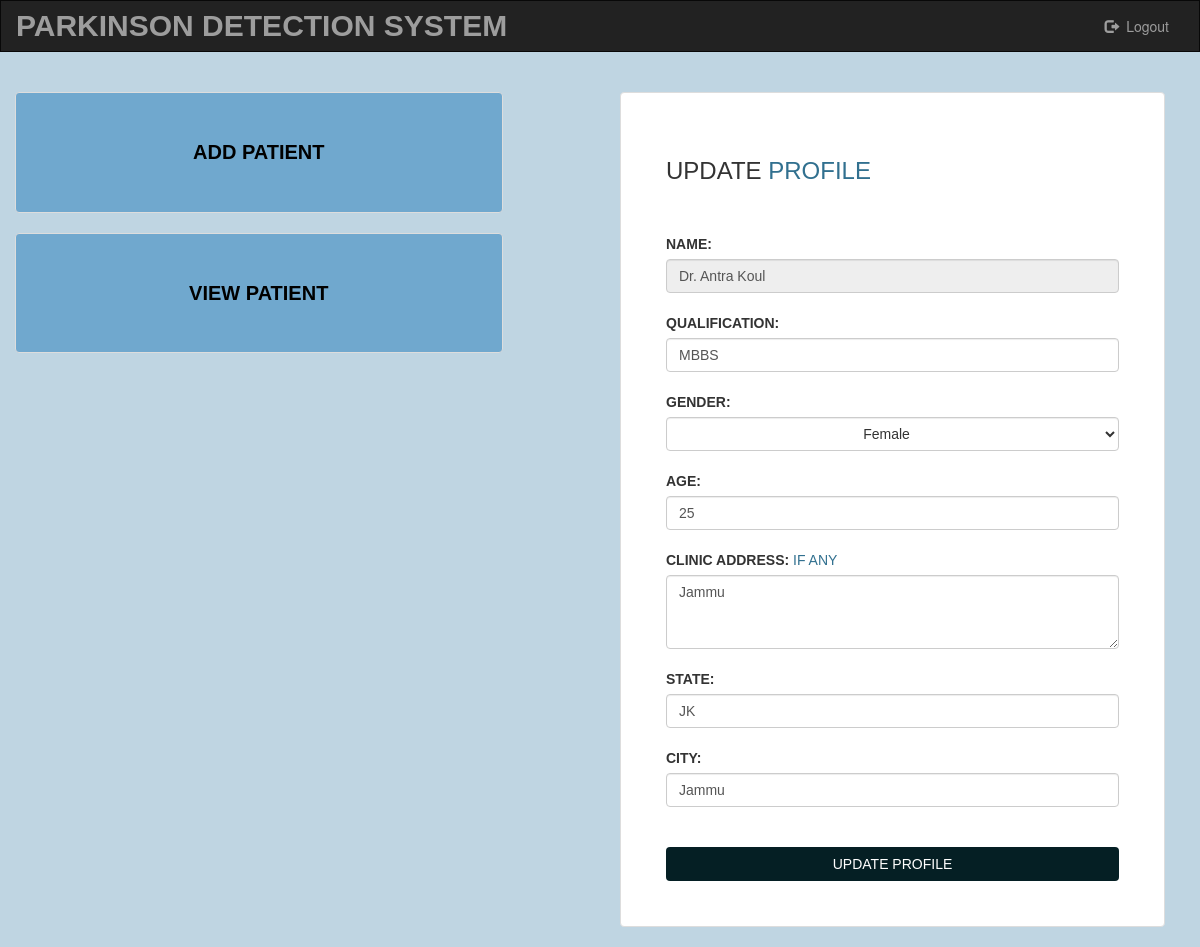
Page /account/doctor-account (signed in) on the committed database.
### account/models.py (models this page shows, shortened)
class DoctorProfileModel(models.Model):
    user = models.OneToOneField(User, on_delete=models.CASCADE)
    name = models.CharField(max_length=100, error_messages={'required': 'Please Enter your name'}, default='Dr. ')
    age = models.IntegerField(blank=True, default=0)
    gender = models.CharField(max_length=10, default='Male')
    qualification = models.CharField(max_length=150, default='')
    clinic_address = models.TextField(max_length=300, default='', help_text='If Any', blank=True, null=True)
    state = models.CharField(max_length=20, default='')
    city = models.CharField(max_length=20, default='')

### account/views.py (the view)
# urls.py: path('doctor-account', views.doctor_account_index, name='doctor_account_index'),
def doctor_account_index(request):
    print('doctor_account_index')
    if request.method == 'POST':
        print('------ a doctor')
        profile = DoctorProfileModel.objects.get(user=request.user)
        is_user = True
        if request.method == 'POST':
            print('-------- in doc POST')
            form_profile = DoctorEditProfileForm(request.POST, instance=request.user)
            if form_profile.is_valid():
                print(f'-------- in doc post form valid \n-------- {form_profile.data}')
                print(f'-------- in doc post old age -------- {profile.age}')
                profile.age = form_profile.cleaned_data['age']
                profile.qualification = form_profile.cleaned_data['qualification']
                profile.clinic_address = form_profile.cleaned_data['clinic_address']
                profile.state = form_profile.cleaned_data['state']
                profile.city = form_profile.cleaned_data['city']
                profile.gender = form_profile.cleaned_data['gender']
                profile.save()
                print(f'-------- in doc post new age -------- {profile.age}')
                print(f'-------- in doc post id \n-------- {profile.id}')
                context = {
                    'form': form_profile,
                    'is_user': is_user
                }
                print('account render')
                return render(request, 'account/index.html', context)
    else:
        profile = DoctorProfileModel.objects.get(user=request.user)
        if profile:
            is_user = True
            form_profile = DoctorEditProfileForm(initial={
                'name': profile.name,
                'qualification': profile.qualification,
                'gender': profile.gender,
                'age': profile.age,
                'clinic_address': profile.clinic_address,
                'state': profile.state,
                'city': profile.city,
            })
            context = {
                'form': form_profile,
                'is_user': is_user
            }
            return render(request, 'account/index.html', context)# login page

### account/forms.py
class DoctorEditProfileForm(forms.ModelForm):
    gender_choices = [
        ('Male', 'Male'),
        ('Female', 'Female'),
    ]
    gender = forms.ChoiceField(choices=gender_choices, required=False,
                               widget=forms.Select(
                                   attrs={'class': 'form-inline form-control btn btn-default dropdown-toggle'}))
    class Meta:
        model = DoctorProfileModel
        fields = ['name', 'qualification', 'gender', 'age', 'clinic_address', 'state', 'city']
        widgets = {
            'name': forms.TextInput(attrs={'class': 'form-control', 'readonly': ''}),
            'qualification': forms.TextInput(attrs={'class': 'form-control'}),
            'clinic_address': forms.Textarea(attrs={'class': "form-control", '!required': '',
                                                    'rows': '3'}),
            'age': forms.NumberInput(attrs={'class': 'form-control'}),
            'state': forms.TextInput(attrs={'class': 'form-control'}),
            'city': forms.TextInput(attrs={'class': 'form-control'}),
        }

### account/templates/account/index.html (shortened to what this page needs)
<!DOCTYPE html>
<html lang="en">
<head>
  {% load static %}
  <link rel="stylesheet" href="https://maxcdn.bootstrapcdn.com/bootstrap/3.3.6/css/bootstrap.min.css">
  <link rel="stylesheet" type="text/css" href="{% static 'account/style.css' %}"/>
</head>
<body>
<nav class="navbar navbar-inverse">
  <div class="container-fluid">
    <div class="navbar-header">
      <a class="navbar-brand" href="{% url 'index' %}">Parkinson Detection System</a>
    </div>
    <div class="collapse navbar-collapse" id="topNavBar">
      <ul class="nav navbar-nav navbar-right">
        <li>
          <a href="{% url 'account:logout_user' %}">
            <span class="glyphicon glyphicon-log-out" aria-hidden="true"></span>&nbsp; Logout
          </a>
        </li>
      </ul>
    </div>
  </div>
</nav>
<div class="container">
  <div class="row custom-margin">
    <div class="col-md-6">
      <div class="row justify-content-md-center align-items-md-center ">
        {% if is_user %}
          <a href="{% url 'account:register_patient' %}">
            <div id="index" class="thumbnail col-md-10" align="center">Add  Patient</div>
          </a>
        {% endif %}
      </div>
      <div class="row justify-content-md-center align-items-md-center ">
        {% if is_user %}
          <a href="{% url 'account:logout_user' %}">
            <div id="index" class="thumbnail  col-md-10" align="center">View Patient</div>
          </a>
        {% else %}
          <a href="{% url 'account:login_user' %}">
            <div id="index" class="thumbnail  col-md-10" align="center">Login</div>
          </a>
        {% endif %}
      </div>
    </div>
    <div class="col-md-6">
      <div class="row justify-content-md-center align-items-md-center ">
        {% if is_user %}
          <div id="register" class="thumbnail col justify-content-md-center ">
            <form action="{% url 'account:doctor_account_index' %}" method="POST">
            <h3>Update <span class="text-info">Profile</span></h3><br>
              <div class="row">
              <div class="col-md-12">
                {% for field in form %}
                  <div class="col-sm-offset-2 col-sm-10">
                    <br>
                  </div>
                  {{ field.label_tag }}&nbsp;<span class="text-info">{{ field.help_text }}</span><br>
                  {{ field }}
                {% endfor %}
              </div>
            </div>
            <br>
            <br>
            <div class="justify-content-md-center" align="center">
              <input class="btn btn-custom btn-md btn-block" type="submit" value="Update Profile">
            </div>
            </form>
          </div>
        {% endif %}
      </div>
    </div>
  </div>
</body>
</html>

### account/static/account/style.css (style rules this page uses)
body { background-size: cover; background-repeat: no-repeat; background-color: #BFD5E2; }
.navbar { border-radius: 0; }
.navbar-brand { font-family: 'Verdana', sans-serif; text-transform: uppercase; font-weight: bold; font-size: 30px; }
#register.thumbnail { z-index: 10; margin-left: 2rem; margin-right: 2rem; padding: 4.5rem; font-family: 'Verdana', sans-serif; text-transform: uppercase; }
#index.thumbnail { z-index: 10; padding: 4.5rem; font-family: 'Verdana', sans-serif; font-weight: bold; text-transform: uppercase; font-size: 20px; background-color: #5297c7b8; color: #000000; }
.custom-margin { margin-top: 2rem; }
a:link { text-decoration: none; }
.btn-custom { background-color: #051F24; color: white; text-transform: uppercase; }

### rows in the picture
DoctorProfileModel: form "Dr. Antra Koul" "MBBS" "Female" "25" "Jammu" "JK" "Jammu"

### other values in the picture
{{ field.label_tag }} "NAME:" "QUALIFICATION:" "GENDER:" "AGE:" "CLINIC ADDRESS:" "STATE:" "CITY:"
{{ field.help_text }} "IF ANY"
